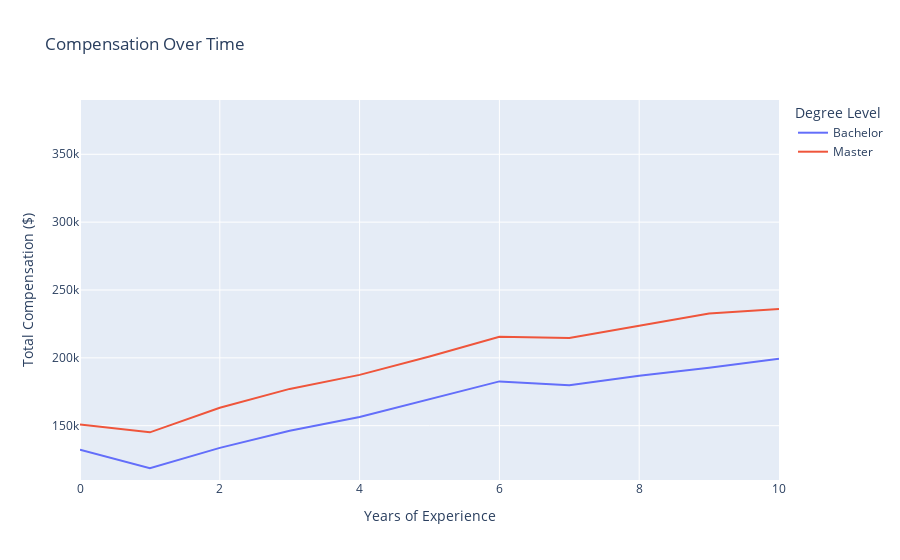

Here is the notebook cell this chart was saved with:
### Code cell
grped = df.groupby(['degree', 'yoe_total']).agg({'tc': ['mean', 'median', 'std']})
grped.columns = grped.columns.map('_'.join)
grped['lower'] = grped['tc_mean'] - grped['tc_std']
grped['upper'] = grped['tc_mean'] + grped['tc_std']

#fig = make_subplots(rows=1, cols=2)
fig = px.line(grped,
    x=grped.index.get_level_values('yoe_total'),
    y='tc_mean',
    color=grped.index.get_level_values('degree'),
    labels={
        "x": "Years of Experience",
        "tc_mean": "Total Compensation ($)",
        "color": "Degree Level"
    },
    title="Compensation Over Time",)
fig.update_yaxes(range=[110000, 390000])
#fig.write_image('./vis/fig1.png', scale=2)

### Figure 1 — Plotly figure (JSON) as saved in the notebook; plotly's stock layout.template omitted (floating-point values rounded to 4 significant figures)
{"data": [{"hovertemplate": "Degree Level=Bachelor<br>Years of Experience=%{x}<br>Total Compensation ($)=%{y}<extra></extra>", "legendgroup": "Bachelor", "line": {"color": "#636efa", "dash": "solid"}, "marker": {"symbol": "circle"}, "mode": "lines", "name": "Bachelor", "orientation": "v", "showlegend": true, "type": "scatter", "x": [0, 1, 2, 3, 4, 5, 6, 7, 8, 9, 10], "xaxis": "x", "y": [132300.0, 118600.0, 133700.0, 146300.0, 156500.0, 169700.0, 182700.0, 179900.0, 186900.0, 192800.0, 199400.0], "yaxis": "y"}, {"hovertemplate": "Degree Level=Master<br>Years of Experience=%{x}<br>Total Compensation ($)=%{y}<extra></extra>", "legendgroup": "Master", "line": {"color": "#EF553B", "dash": "solid"}, "marker": {"symbol": "circle"}, "mode": "lines", "name": "Master", "orientation": "v", "showlegend": true, "type": "scatter", "x": [0, 1, 2, 3, 4, 5, 6, 7, 8, 9, 10], "xaxis": "x", "y": [150900.0, 145100.0, 163200.0, 177100.0, 187500.0, 201000.0, 215500.0, 214600.0, 223700.0, 232700.0, 236000.0], "yaxis": "y"}], "layout": {"legend": {"title": {"text": "Degree Level"}, "tracegroupgap": 0}, "title": {"text": "Compensation Over Time"}, "xaxis": {"anchor": "y", "domain": [0, 1], "title": {"text": "Years of Experience"}}, "yaxis": {"anchor": "x", "domain": [0, 1], "range": [110000, 390000], "title": {"text": "Total Compensation ($)"}}}}
